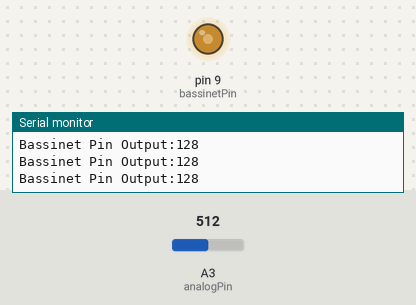
Bench run of a sketch on a simulated Arduino Mega 2560, built with avr-gcc and run on an emulated ATmega2560. Shown: output pins drawn as LEDs (lit = HIGH), the last lines printed to the serial monitor. The test bench sets the inputs (shaded band); at power-on: A3 (analogPin) = 512.

Above: at 1.2 s.
1.3 s: A3 (analogPin) set to 407
At 2.0 s:
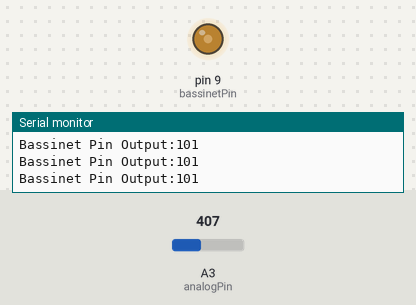
4.3 s: A3 (analogPin) set to 386
At 4.9 s:
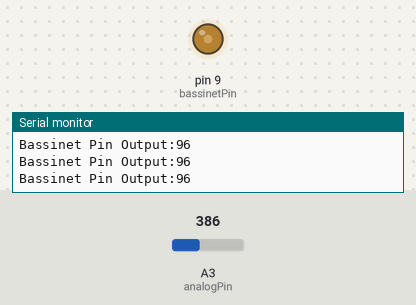
7.3 s: A3 (analogPin) set to 716
At 8.2 s:
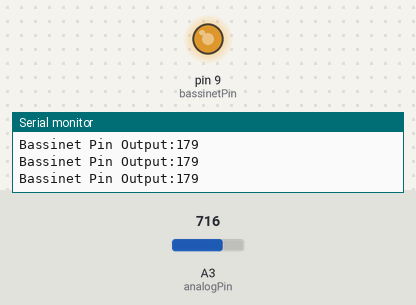
8.8 s: A3 (analogPin) set to 122
At 9.9 s:
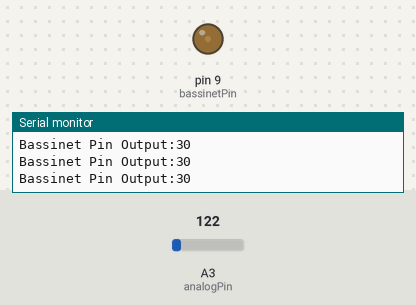
10.3 s: A3 (analogPin) set to 42
At 10.7 s:
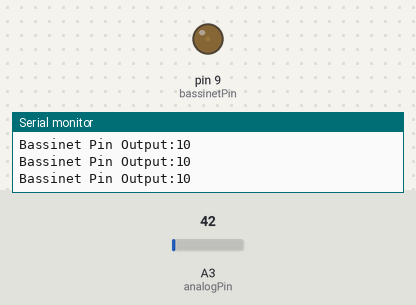
11.8 s: A3 (analogPin) set to 37
At 12.9 s:
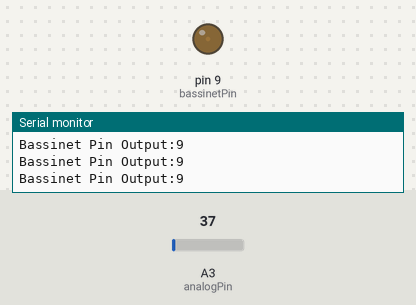
Timing chart, 0 to 14.8 s (numbered marks = the images above; inputs shaded):
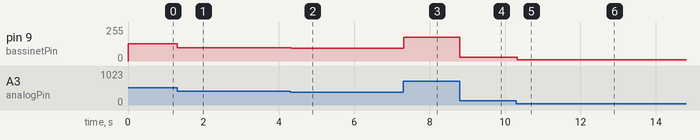

Measured:
- after the input at 1.3 s, pin 9 (bassinetPin): 128/255 → 101/255 at once
- after the input at 4.3 s, pin 9 (bassinetPin): 101/255 → 96/255 at once
- after the input at 7.3 s, pin 9 (bassinetPin): 96/255 → 179/255 at once
- after the input at 8.8 s, pin 9 (bassinetPin): 179/255 → 30/255 at once
- after the input at 10.3 s, pin 9 (bassinetPin): 30/255 → 10/255 at once
- after the input at 11.8 s, pin 9 (bassinetPin): 10/255 → 9/255 at once

The sketch:

Bassinet_PWM_Testing_ChangePinFreq.ino
```cpp
int bassinetPin = 9;

int analogPin = 3; //potentiometer connected to analog pin. Sensing Input.

int val = 0; //variable to store the read value

void setup() {
  // put your setup code here, to run once:
pinMode(bassinetPin, OUTPUT); //sets the pin as output

Serial.begin(9600); //Open serial port at 100 bps

TCCR2B = TCCR2B & 0b11111000 | 0x01; //sets Arduino Mega's pin 10 and 9 to frequency 31250.
}

void loop() {
  // put your main code here, to run repeatedly:
  //analogWrite(x), where x is on a scale of 0-255, such that analogWrite(255) requests a 100% duty cycle (always one), and analogWrite(127) is a 50% duty cycle (on half the time)
  // Syntx: analogWrite(pin, value)

  Serial.print("Bassinet Pin Output:");
  Serial.println(val/4);
  val = analogRead(analogPin); //read the intput pin

  analogWrite(bassinetPin, val/4); //analogRead values go from 0 - 255
}
```
